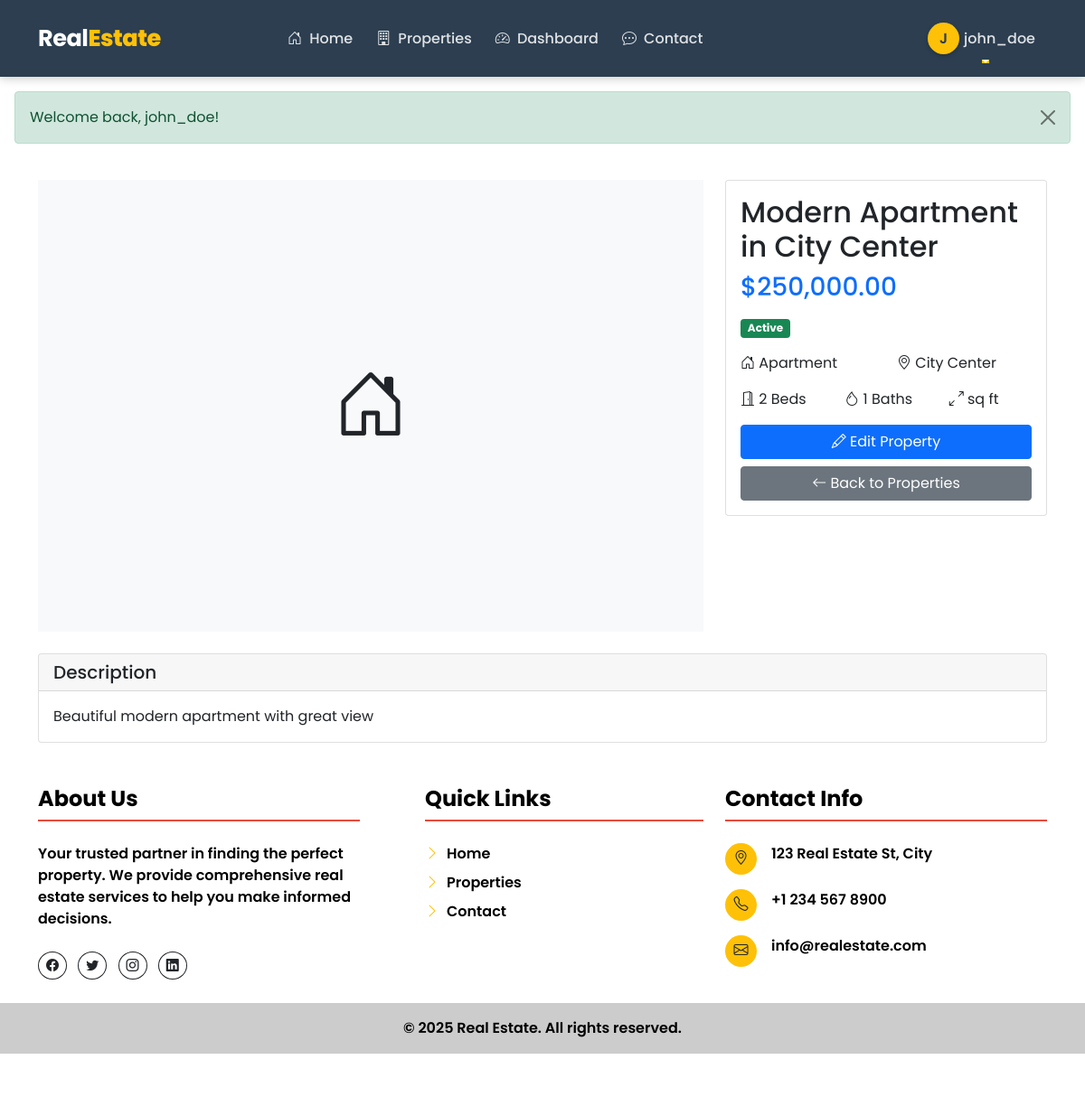
The app's page /user/property-details.php?id=1 (signed in) with its own data.
### tables this page shows
CREATE TABLE properties (
    id INT AUTO_INCREMENT PRIMARY KEY,
    user_id INT,
    title VARCHAR(255),
    description TEXT,
    type ENUM('house', 'apartment', 'villa', 'land'),
    status ENUM('active', 'pending', 'sold', 'inactive') DEFAULT 'pending',
    price DECIMAL(12,2),
    location VARCHAR(255),
    city VARCHAR(100),
    address TEXT,
    bedrooms INT,
    bathrooms INT,
    area DECIMAL(10,2),
    features TEXT,
    created_at TIMESTAMP DEFAULT CURRENT_TIMESTAMP,
    updated_at TIMESTAMP DEFAULT CURRENT_TIMESTAMP ON UPDATE CURRENT_TIMESTAMP,
    FOREIGN KEY (user_id) REFERENCES users(id)
);

### includes/functions.php (called while the page is built, shortened)
<?php
function format_price($price) {
    return '$' . number_format($price, 2);
}
function get_status_color($status) {
    switch ($status) {
        case 'active':
            return 'success';
    }
}

### user/property-details.php (the view, shortened to what this page needs)
<?php
require_once '../config.php';
require_once '../includes/functions.php';
$property_id = (int)$_GET['id'];
try {
    $stmt = $conn->prepare("
        SELECT p.*, u.username as owner_name
        FROM properties p
        LEFT JOIN users u ON p.user_id = u.id
        WHERE p.id = ? AND p.user_id = ?
    ");
    $stmt->execute([$property_id, $_SESSION['user_id']]);
    $property = $stmt->fetch();
    $stmt = $conn->prepare("SELECT * FROM property_images WHERE property_id = ?");
    $stmt->execute([$property_id]);
    $images = $stmt->fetchAll();
} catch(PDOException $e) {
    $_SESSION['error'] = "Error fetching property details: " . $e->getMessage();
    header('Location: properties.php');
    exit;
}
include '../includes/header.php';
?>
<div class="container mt-4">
    <div class="row">
        <div class="col-md-8">
            <?php if (!empty($images)): ?>
                <div id="propertyCarousel" class="carousel slide" data-bs-ride="carousel">
                    <div class="carousel-inner">
                        <?php foreach ($images as $key => $image): ?>
                            <div class="carousel-item <?php echo $key === 0 ? 'active' : ''; ?>">
                                <img src="<?php echo htmlspecialchars($image['image_url']); ?>"
                                     class="d-block w-100" alt="Property Image"
                                     style="height: 500px; object-fit: cover;">
                            </div>
                        <?php endforeach; ?>
                    </div>
                    <?php if (count($images) > 1): ?>
                        <button class="carousel-control-prev" type="button" data-bs-target="#propertyCarousel" data-bs-slide="prev">
                            <span class="carousel-control-prev-icon"></span>
                        </button>
                        <button class="carousel-control-next" type="button" data-bs-target="#propertyCarousel" data-bs-slide="next">
                            <span class="carousel-control-next-icon"></span>
                        </button>
                    <?php endif; ?>
                </div>
            <?php else: ?>
                <div class="bg-light d-flex align-items-center justify-content-center" style="height: 500px;">
                    <i class="bi bi-house-door" style="font-size: 5rem;"></i>
                </div>
            <?php endif; ?>
        </div>
        <div class="col-md-4">
            <div class="card">
                <div class="card-body">
                    <h2 class="card-title"><?php echo htmlspecialchars($property['title']); ?></h2>
                    <p class="text-primary h3 mb-3"><?php echo format_price($property['price']); ?></p>
                    <div class="mb-3">
                        <span class="badge bg-<?php echo get_status_color($property['status']); ?>">
                            <?php echo ucfirst($property['status']); ?>
                        </span>
                    </div>
                    <div class="row mb-3">
                        <div class="col-6">
                            <p class="mb-0"><i class="bi bi-house-door"></i> <?php echo ucfirst($property['type']); ?></p>
                        </div>
                        <div class="col-6">
                            <p class="mb-0"><i class="bi bi-geo-alt"></i> <?php echo htmlspecialchars($property['location']); ?></p>
                        </div>
                    </div>
                    <div class="row mb-3">
                        <div class="col-4">
                            <p class="mb-0"><i class="bi bi-door-open"></i> <?php echo $property['bedrooms']; ?> Beds</p>
                        </div>
                        <div class="col-4">
                            <p class="mb-0"><i class="bi bi-droplet"></i> <?php echo $property['bathrooms']; ?> Baths</p>
                        </div>
                        <div class="col-4">
                            <p class="mb-0"><i class="bi bi-arrows-angle-expand"></i> <?php echo $property['area']; ?> sq ft</p>
                        </div>
                    </div>
                    <div class="d-grid gap-2">
                        <a href="edit-property.php?id=<?php echo $property['id']; ?>" class="btn btn-primary">
                            <i class="bi bi-pencil"></i> Edit Property
                        </a>
                        <a href="properties.php" class="btn btn-secondary">
                            <i class="bi bi-arrow-left"></i> Back to Properties
                        </a>
                    </div>
                </div>
            </div>
        </div>
    </div>
    <div class="row mt-4">
        <div class="col-12">
            <div class="card">
                <div class="card-header">
                    <h5 class="mb-0">Description</h5>
                </div>
                <div class="card-body">
                    <?php echo nl2br(htmlspecialchars($property['description'])); ?>
                </div>
            </div>
        </div>
    </div>
</div>
<?php include '../includes/footer.php'; ?>

### includes/header.php (style rules this page uses)
body { min-height: 100vh; display: flex; flex-direction: column; font-family: 'Poppins', sans-serif; }

### records on screen
properties: title "Modern Apartment in City Center", price "$250,000.00", status "Active", type "Apartment", location "City Center", bedrooms "2", bathrooms "1", description "Beautiful modern apartment with great view"

### other values on screen
substr($_SESSION['username'], 0, 1) "J"
$_SESSION['username'] "john_doe"
$_SESSION['success'] "Welcome back, john_doe!"
